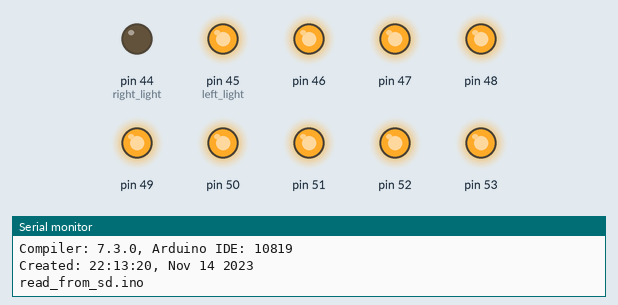
Simulated run of this sketch. Board: Arduino Mega 2560, built with avr-gcc and run on an emulated ATmega2560. Parts: output pins drawn as LEDs (lit = HIGH), the last lines printed to the serial monitor.

Above: at 0.01 s.
At 4.09 s:
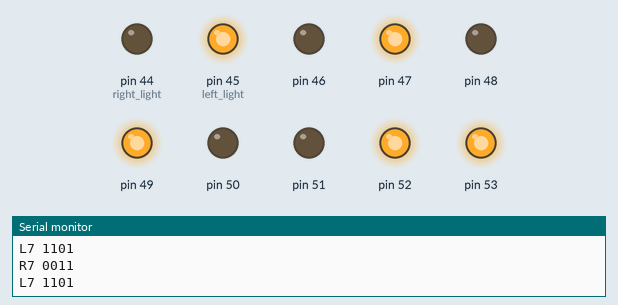
At 9.95 s:
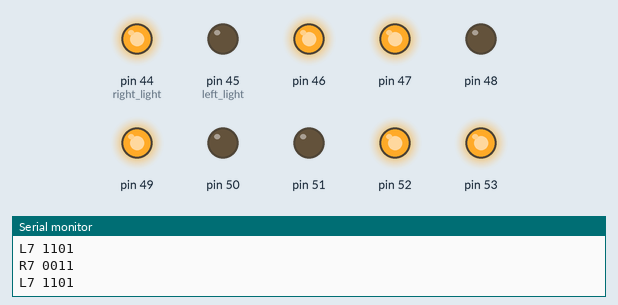
At 19.77 s:
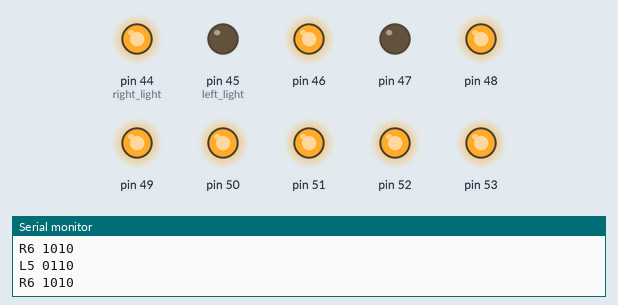
At 29.76 s:
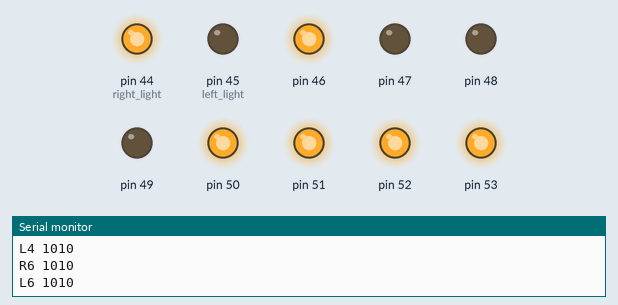
At 39.86 s:
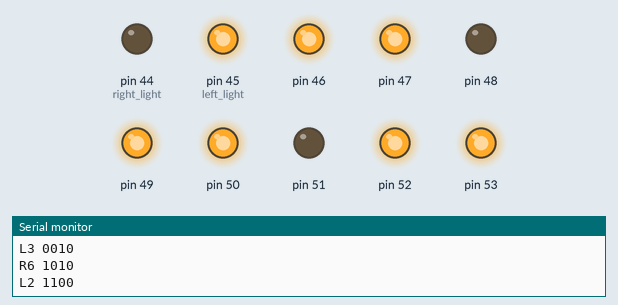
Timing chart, 0 to 40.0 s (numbered marks = the images above):
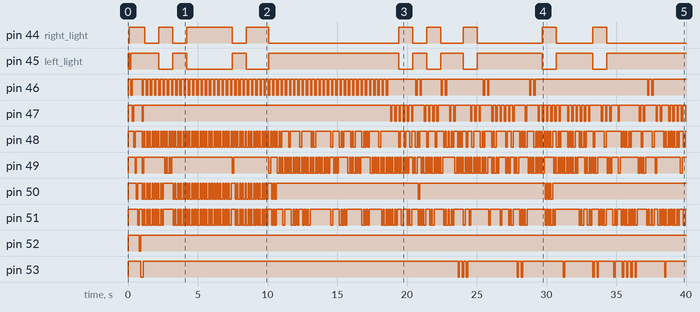

The sketch:

read_from_sd.ino
```cpp
// data file
#include <avr/pgmspace.h>
#include "data.h"
#include "data1000.h"


#define bpm_left 300
#define left_on_percent 0.6

#define left_cycle_time_ms 60000/bpm_left
#define left_on_time_ms left_on_percent*left_cycle_time_ms
#define left_off_time_ms left_cycle_time_ms - left_on_time_ms

#define bpm_right 200
#define right_on_percent 0.3

#define right_cycle_time_ms 60000/bpm_right
#define right_on_time_ms right_on_percent*right_cycle_time_ms
#define right_off_time_ms right_cycle_time_ms - right_on_time_ms

//define relays
int relays1[] = {44,45,46,47,48,49,50,51,52,53};
//                    S  S  L  L
int right_relays[] = {47,53,46,46}; //52
int left_relays[] =  {48,51,49,50};
int right_light = 44;
int left_light = 45;

unsigned char left_relaypattern[] = {0b0000,0b0010,0b0011,0b0100,0b0101,0b0110,0b0101,0b1011,0b1111};
unsigned char right_relaypattern[] = {0b0000,0b0010,0b0011,0b0100,0b0101,0b0110,0b0101,0b1100,0b1111};
//unsigned char right_relaypattern[] = {0b0000,0b0000,0b0001,0b0001,0b0010,0b0010,0b0100,0b1000,0b1000};
//unsigned char left_relaypattern[] = {0b0000,0b0000,0b0001,0b0001,0b0010,0b0010,0b0100,0b1000,0b1000};


void setup() {
  Serial.begin(115200);
  //SD CARD TESTS
  Serial.println(".... parse floats out of header file ....");
  Serial.print("Compiler: ");
  Serial.print(__VERSION__);
  Serial.print(", Arduino IDE: ");
  Serial.println(ARDUINO);
  Serial.print("Created: ");
  Serial.print(__TIME__);
  Serial.print(", ");
  Serial.println(__DATE__);
  Serial.println(__FILE__);


  // RELAY TEST
   for (int relay:relays1)
  {
    pinMode(relay, OUTPUT);
    digitalWrite(relay, HIGH);
  }
  // Initial Test
  for (int relay:relays1)
  {
    digitalWrite(relay, LOW);
    delay(100);
    digitalWrite(relay, HIGH);
  }

}

int left_array_pos = 0;
unsigned char leftval = 0;
unsigned long left_pulse_time = 0;
bool left_on = false; // 0 is off, 1 is on
int left_delay = left_off_time_ms;

int right_array_pos = 0;
unsigned char rightval = 0;
unsigned long right_pulse_time = 0;
bool right_on = false; // 0 is off, 1 is on
int right_delay = right_off_time_ms;

void loop() {
  //Serial.println(millis());
  if ((millis() - left_pulse_time) > left_delay){ //if the delay period is over
    if (left_on){ //if we're on, turn off all the relays
      // Serial.println("off");
      for (int i:left_relays){
        digitalWrite(i, HIGH);
      }
      left_pulse_time = millis();
      left_delay = left_off_time_ms;
      left_on = false;
    } else { //otherwise, turn on the specified relays based on the data pattern
      // Serial.println("on");
      leftval = pgm_read_byte_near(data_200 + left_array_pos);
      Serial.print("L");
      Serial.print(leftval);
      Serial.print(" ");
      if(leftval >= 0 && leftval <=8){
        unsigned char left_data_pattern = left_relaypattern[leftval];
        int i = 0;
        for (int relay: left_relays){
          digitalWrite(relay, !((left_data_pattern >> i) & 0b0001));

          Serial.print((left_data_pattern >> i) & 0b0001);
          i++;
        }
      }

      if (++left_array_pos >= sizeof(data_200) ){left_array_pos = 0; Serial.println(".... no more data on left");} //increment array pos, if there is no data left, set to 0
      left_delay = left_on_time_ms;
      Serial.println("");
      left_pulse_time = millis();
      left_on = true;
    }
  }

  if ((millis() - right_pulse_time) > right_delay){ //if the delay period is over
    if (right_on){ //if we're on, turn off all the relays
      // Serial.println("off");
      for (int i:right_relays){
        digitalWrite(i, HIGH);
      }
      right_pulse_time = millis();
      right_delay = right_off_time_ms;
      right_on = false;
    } else { //otherwise, turn on the specified relays based on the data pattern
      // Serial.println("on");
      rightval = pgm_read_byte_near(data_1000 + right_array_pos);
      Serial.print("R");
      Serial.print(rightval);
      Serial.print(" ");
      if(rightval >= 0 && rightval <=8){
        unsigned char right_data_pattern = right_relaypattern[rightval];
        int i = 0;
        for (int relay: right_relays){
          digitalWrite(relay, !((right_data_pattern >> i) & 0b0001));

          Serial.print((right_data_pattern >> i) & 0b0001);
          i++;
        }
      }

      if (++right_array_pos >= sizeof(data_1000) ){right_array_pos = 0; Serial.println(".... no more data on right");} //increment array pos, if there is no data right, set to 0
      right_delay = right_on_time_ms;
      Serial.println("");
      right_pulse_time = millis();
      right_on = true;
    }
  }

  update_light(leftval >= rightval);

}

bool current_is_left = true;
unsigned long last_light_time = 0;
void update_light(bool is_left){
 if ((millis() - last_light_time) > 1000){ //do not update lights faster than 1hz for epilepsy reasons
  if (is_left != current_is_left){
    last_light_time = millis();
    current_is_left = is_left;
    if (is_left){
      digitalWrite(left_light, LOW);
      digitalWrite(right_light, HIGH);
    } else {
      digitalWrite(left_light, HIGH);
      digitalWrite(right_light, LOW);
    }

  }
 }
}
```

Source omitted: data.h (data table, 102524 bytes), data1000.h (data table, 102527 bytes)

Measured:
- by itself, pin 44 (right_light): HIGH → LOW at 1.2 s, → HIGH 1.0 s later, → LOW 1.0 s later, → HIGH 1.0 s later, … (17 changes in this stretch)
- by itself, pin 45 (left_light): HIGH → LOW at 0.11 s, → HIGH 0.10 s later, → LOW 2.0 s later, → HIGH 1.0 s later, … (18 changes in this stretch)
- by itself, pin 46: HIGH → LOW at 0.21 s, → HIGH 0.10 s later, → LOW 0.70 s later, → HIGH 0.09 s later, … (140 changes in this stretch)
- by itself, pin 47: HIGH → LOW at 0.31 s, → HIGH 0.10 s later, → LOW 0.60 s later, → HIGH 0.09 s later, … (97 changes in this stretch)
- by itself, pin 49: HIGH → LOW at 0.51 s, → HIGH 0.10 s later, → LOW 0.40 s later, → HIGH 0.12 s later, … (208 changes in this stretch)
- by itself, pin 53: HIGH → LOW at 0.91 s, → HIGH 0.19 s later, → LOW 22.6 s later, → HIGH 0.09 s later, … (30 changes in this stretch)
